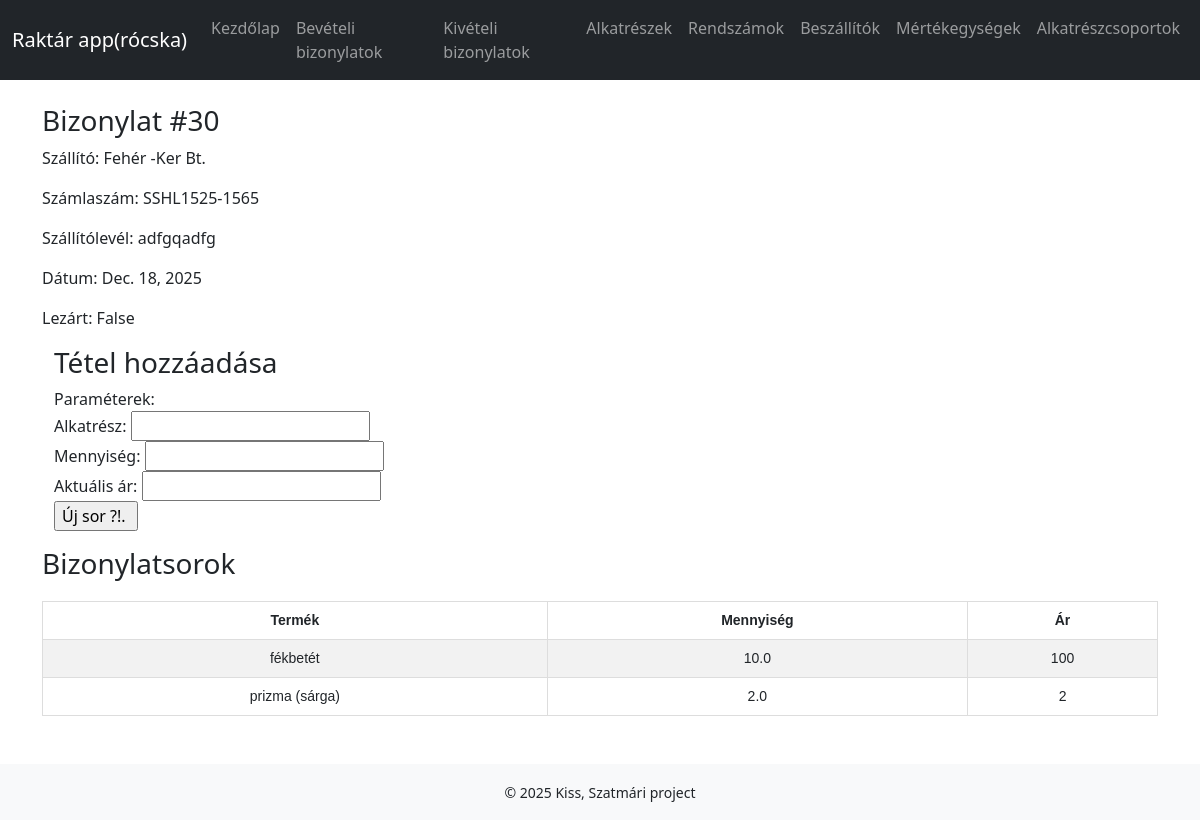
The app's page /bebizonylat/30/ with its own data.
### raktar/models.py (models this page shows, shortened)
class Bizonylat(models.Model):
    genbizid = models.CharField(max_length=20)
    szallito = models.ForeignKey(Beszallito, on_delete=models.CASCADE, related_name="bizonylatok", blank=True, null=True)
    rendszam = models.ForeignKey(Rendszam, on_delete=models.CASCADE, related_name="bizonylatok", blank=True, null=True)
    bizonylattipus = models.BooleanField()
    szamlaszam = models.CharField(max_length=50, blank=True, null=True)
    szallitolevelszam = models.CharField(max_length=50, blank=True, null=True)
    datum = models.DateField()
    lezart = models.BooleanField(default=False)

class Beszallito(models.Model):
    beszallito = models.CharField(max_length=50)
    lezart = models.BooleanField(default=False)
    def __str__(self):
        return self.beszallito

class Bizonylatsor(models.Model):
    bizonylat = models.ForeignKey(Bizonylat, on_delete=models.CASCADE, related_name="sorok")
    alkatresz = models.ForeignKey(Alkatresz, to_field="cikkszam", on_delete=models.CASCADE, related_name="bizonylatsorok")
    mennyiseg = models.FloatField()
    aktualisar = models.IntegerField()
    class Meta:
        unique_together = ("bizonylat", "alkatresz")

class Alkatresz(models.Model):
    cikkszam = models.CharField(max_length=100, unique=True)
    leiras = models.CharField(max_length=50)
    info = models.CharField(max_length=300, blank=True, null=True)
    mertekegyseg = models.ForeignKey(Mertekegyseg, on_delete=models.PROTECT, related_name="alkatreszek")
    alkatreszcsoport = models.ForeignKey(Alkatreszcsoport, on_delete=models.PROTECT, related_name="alkatreszek")
    keszlet = models.FloatField(default=0)
    listaar = models.IntegerField()
    def __str__(self):
        return self.cikkszam

### raktar/views.py (the view)
# urls.py: path("bebizonylat/<int:pk>/", views.bebizonylatsorok, name="bebizonylatsorok"),
def bebizonylatsorok(request, pk):
    aktualis_bizonylat = get_object_or_404(Bizonylat, pk=pk)
    aktualisbiz_sorai = aktualis_bizonylat.sorok.all()   # a related_name miatt
    return render(request,"bebizonylatsorok.html",{"bizonylat": aktualis_bizonylat, "sorok": aktualisbiz_sorai})

### raktar/templates/bebizonylatsorok.html (shortened to what this page needs)
{% extends 'base.html' %}
{% block content %}
<h3>Bizonylat #{{ bizonylat.id }}</h3>
<p>Szállító: {{ bizonylat.szallito }}</p>
<p>Számlaszám: {{ bizonylat.szamlaszam }}</p>
<p>Szállítólevél: {{ bizonylat.szallitolevelszam }}</p>
<p>Dátum: {{ bizonylat.datum }}</p>
<p>Lezárt: {{ bizonylat.lezart }}</p>
  <div class="container">
        <section>
            <h3>Tétel hozzáadása</h3>
            <form action="{% url 'raktar:addBebizonylatsor' %}" method="post">
            <p>Paraméterek:<br>
            <label>
                Alkatrész:
                <input list="alkatreszek" name="ujAlkatresz" id="ujAlkatresz">
            </label><br>
            <label>
                Mennyiség: <input type="text" name="ujMennyiseg" id="ujMennyiseg">
            </label><br>
            <label>
                Aktuális ár: <input type="text" name="ujAktualisar" id="ujAktualisar">
            </label><br>
            <input type="submit" value="Új sor ?!. ">
        </p>
    </form>
        </section>
    </div>
<h3>Bizonylatsorok</h3>
<table border="1">
    <tr>
        <th>Termék</th>
        <th>Mennyiség</th>
        <th>Ár</th>
    </tr>
    {% for sor in sorok %}
    <tr>
        <td>{{ sor.alkatresz }}</td>
        <td>{{ sor.mennyiseg }}</td>
        <td>{{ sor.aktualisar }}</td>
    </tr>
    {% empty %}
    <tr><td colspan="4">Nincsenek sorok</td></tr>
    {% endfor %}
</table>
{% endblock %}

### raktar/static/raktar/style.css (style rules this page uses)
table { width: 100%; border-collapse: collapse; margin: 20px 0; font-family: Arial, sans-serif; font-size: 14px; }
table td, table th { border: 1px solid #ddd; padding: 8px; text-align: center; }
table tr:nth-child(even) { background-color: #f2f2f2; }

### records on screen
Bizonylat: id "30", szallito "Fehér -Ker Bt.", szamlaszam "SSHL1525-1565", szallitolevelszam "adfgqadfg", datum "Dec. 18, 2025", lezart "False"
Bizonylatsor: alkatresz "fékbetét", mennyiseg "10.0", aktualisar "100"
Bizonylatsor: alkatresz "prizma (sárga)", mennyiseg "2.0", aktualisar "2"
